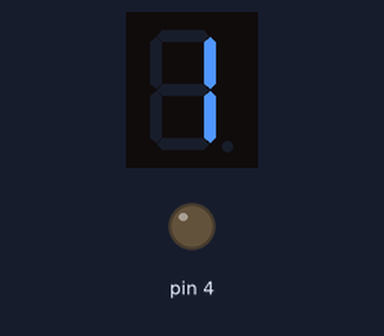
Bench run of a sketch on a simulated Arduino Uno, built with avr-gcc and run on an emulated ATmega328P. Shown: 1-digit seven-segment display, output pins drawn as LEDs (lit = HIGH). Wiring (inferred from the names in the program): 1-digit 7-segment display, segments lit when HIGH: segments pin 7, pin 6, pin 5, pin 11, pin 10, pin 8, pin 9. The segment pins are drawn as the display they are named for; pins used as bus, display or sensor lines are not drawn.

Above: at 0.1 s.
At 9.1 s:
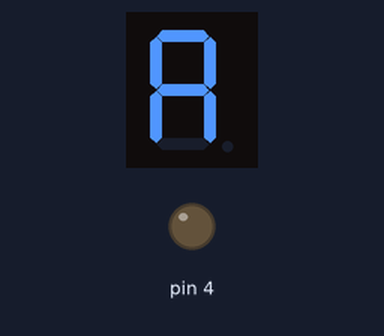
At 11.1 s:
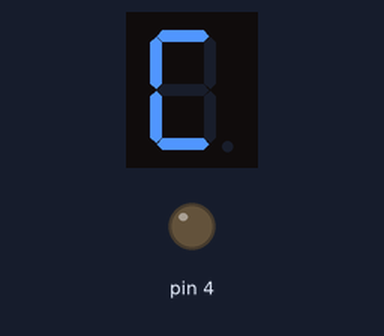
At 12.1 s:
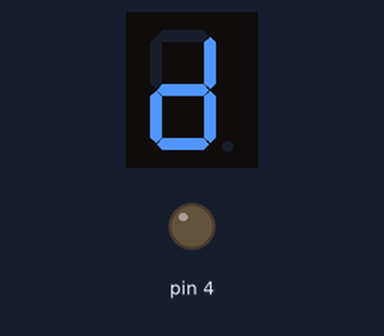
At 13.1 s:
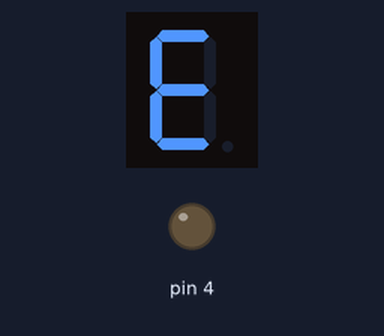
At 14.1 s:
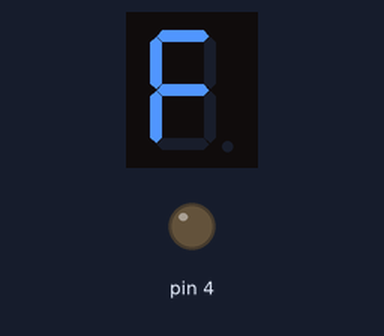

The sketch:

13-7_segment.ino
```cpp
/*
  The code is designed to control a 7-segment display using an Arduino.
  It sequentially displays numbers 1-9 and letters A-F on the 7-segment
  display, with each symbol displayed for one second.

  Board: Arduino Uno R4
  Component: 7-segment Display
*/

// Define pins for each segment of the 7-segment display
const int a = 7;
const int b = 6;
const int c = 5;
const int d = 11;
const int e = 10;
const int f = 8;
const int g = 9;
const int dp = 4;  // Decimal point

void setup() {
  // Set pins 4 to 11 as output
  for (int thisPin = 4; thisPin <= 11; thisPin++) {
    pinMode(thisPin, OUTPUT);
  }
  // Initialize display by turning off all segments
  turnOffAllSegments();
}

void loop() {
  // Display numbers 1 to 9 and letters A to F sequentially
  digital_1(); delay(1000);
  digital_2(); delay(1000);
  digital_3(); delay(1000);
  digital_4(); delay(1000);
  digital_5(); delay(1000);
  digital_6(); delay(1000);
  digital_7(); delay(1000);
  digital_8(); delay(1000);
  digital_9(); delay(1000);
  digital_A(); delay(1000);
  digital_b(); delay(1000);
  digital_C(); delay(1000);
  digital_d(); delay(1000);
  digital_E(); delay(1000);
  digital_F(); delay(1000);
}

void digital_1()  //display 1 to the 7-segment
{
  turnOffAllSegments();
  digitalWrite(b, HIGH);
  digitalWrite(c, HIGH);
}

void digital_2()  //display 2 to the 7-segment
{
  turnOffAllSegments();
  digitalWrite(a, HIGH);
  digitalWrite(b, HIGH);
  digitalWrite(g, HIGH);
  digitalWrite(e, HIGH);
  digitalWrite(d, HIGH);
}

void digital_3()  //display 3 to the 7-segment
{
  turnOffAllSegments();
  digitalWrite(a, HIGH);
  digitalWrite(b, HIGH);
  digitalWrite(c, HIGH);
  digitalWrite(d, HIGH);
  digitalWrite(g, HIGH);
}
void digital_4()  //display 4 to the 7-segment
{
  turnOffAllSegments();
  digitalWrite(b, HIGH);
  digitalWrite(c, HIGH);
  digitalWrite(f, HIGH);
  digitalWrite(g, HIGH);
}

void digital_5()  //display 5 to the 7-segment
{
  turnOffAllSegments();
  digitalWrite(a, HIGH);
  digitalWrite(f, HIGH);
  digitalWrite(g, HIGH);
  digitalWrite(c, HIGH);
  digitalWrite(d, HIGH);
}

void digital_6()  //display 6 to the 7-segment
{
  turnOffAllSegments();
  digitalWrite(a, HIGH);
  digitalWrite(f, HIGH);
  digitalWrite(e, HIGH);
  digitalWrite(d, HIGH);
  digitalWrite(c, HIGH);
  digitalWrite(g, HIGH);
}

void digital_7()  //display 7 to the 7-segment
{
  turnOffAllSegments();
  digitalWrite(a, HIGH);
  digitalWrite(b, HIGH);
  digitalWrite(c, HIGH);
}

void digital_8()  //display 8 to the 7-segment
{
  turnOffAllSegments();
  digitalWrite(a, HIGH);
  digitalWrite(b, HIGH);
  digitalWrite(c, HIGH);
  digitalWrite(d, HIGH);
  digitalWrite(e, HIGH);
  digitalWrite(f, HIGH);
  digitalWrite(g, HIGH);
}

void digital_9()  //display 9 to the 7-segment
{
  turnOffAllSegments();
  digitalWrite(a, HIGH);
  digitalWrite(b, HIGH);
  digitalWrite(c, HIGH);
  digitalWrite(d, HIGH);
  digitalWrite(f, HIGH);
  digitalWrite(g, HIGH);
}

void digital_A()  //display A to the 7-segment
{
  turnOffAllSegments();
  digitalWrite(a, HIGH);
  digitalWrite(b, HIGH);
  digitalWrite(c, HIGH);
  digitalWrite(e, HIGH);
  digitalWrite(f, HIGH);
  digitalWrite(g, HIGH);
}

void digital_b()  //display b to the 7-segment
{
  turnOffAllSegments();
  digitalWrite(c, HIGH);
  digitalWrite(d, HIGH);
  digitalWrite(e, HIGH);
  digitalWrite(f, HIGH);
  digitalWrite(g, HIGH);
}

void digital_C()  //display C to the 7-segment
{
  turnOffAllSegments();
  digitalWrite(a, HIGH);
  digitalWrite(f, HIGH);
  digitalWrite(e, HIGH);
  digitalWrite(d, HIGH);
}

void digital_d()  //display d to the 7-segment
{
  turnOffAllSegments();
  digitalWrite(b, HIGH);
  digitalWrite(c, HIGH);
  digitalWrite(d, HIGH);
  digitalWrite(e, HIGH);
  digitalWrite(g, HIGH);
}

void digital_E()  //display E to the 7-segment
{
  turnOffAllSegments();
  digitalWrite(a, HIGH);
  digitalWrite(d, HIGH);
  digitalWrite(e, HIGH);
  digitalWrite(f, HIGH);
  digitalWrite(g, HIGH);
}

void digital_F()  //display F to the 7-segment
{
  turnOffAllSegments();
  digitalWrite(a, HIGH);
  digitalWrite(e, HIGH);
  digitalWrite(f, HIGH);
  digitalWrite(g, HIGH);
}

void turnOffAllSegments() {
  // Turn off all segments of the 7-segment display
  for (int thisPin = 4; thisPin <= 11; thisPin++) {
    digitalWrite(thisPin, LOW);
  }
}
```

Measured:
- by itself, everything shown: repeats every 15.0 s, in 15 steps
- what the display in image 1 shows lasts 1.0 s, from 9.0 s to 10.0 s
